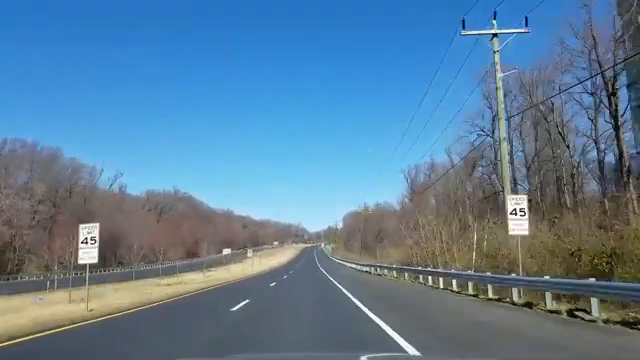
#> input picture frame 89 of videos/Lane Detection Test Video 01.mp4, 640 x 360 px
$ python laneDetection.py
#> lines starting #> are read from the running program, lines starting #| are printed output that depends on the picture; after the words box and inside, x2 and y2 are one past the last pixel; in counts of white or black regions, pixels touching at a corner belong together
#> further down, frame is the input picture: shape (360, 640, 3); mean B, G, R 152.6, 126.1, 91.6
import cv2 # Import OpenCV library for image and video processing
import numpy as np

# # Open a video file or a camera stream
# cap  = cv2.VideoCapture('videos\Cars, Busy Streets, City Traffic - No Copyright Royalty Free Stock Videos.mp4')

# # Opening a video
# if not cap.isOpened():
#     print("Error: Could not open video.")
#     exit()
# while True:
#     # Capture the video frame by frame
#     '''
#     ret: boolean value, True if the frame is captured correctly, False otherwise.
#     frame: the captured frame from the video stream stored as a numpy array.
#     The frame is a 3D array representing the image in BGR format (Blue, Green, Red).
#     '''
#     ret, frame = cap.read()
#     # if no frame is read, end of the video processing
#     if not ret:
#         print("End of video or error reading frame.")
#         break

#     # Display the frame in a window named 'Video'
#     cv2.imshow('Video Frame', frame)

#     # Wait for 1 ms and check if the 'q' key is pressed to exit the loop
#     if cv2.waitKey(1) & 0xFF == ord('q'):#ASCII of q is 113
#         break

#     '''
#     cv2.waitKey(1): This function waits for a key event for 1 millisecond.
#     If a key is pressed during this time, it returns the ASCII value of the key pressed.
#     If no key is pressed, it returns -1.
#     The bitwise AND operation with 0xFF ensures that only the last 8 bits of the key code are considered.
#     ord('q'): This function returns the ASCII value of the character 'q'.
#     If the 'q' key is pressed, the loop will break and the program will exit.
#     '''

# # Release the video capture object and close all OpenCV windows
# cap.release()
# cv2.destroyAllWindows()
# # The code captures video frames from a file or camera stream and displays them in a window.


# Classical Lane detection

def process_frame(frame):
    #1. Convert to Grayscale as it simplifies processing
    gray = cv2.cvtColor(frame, cv2.COLOR_BGR2GRAY)
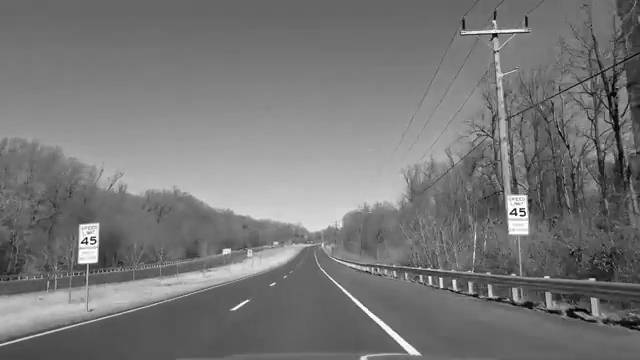
#> gray: shape (360, 640); min 0, max 255, mean 118.9

    #2. Apply Gaussian Blur to reduce noise and improve edge detection
    blur = cv2.GaussianBlur(gray, (5, 5), 0)
    thresh = cv2.threshold(blur, 150, 255, cv2.THRESH_BINARY)[1] # Thresholding to create a binary image
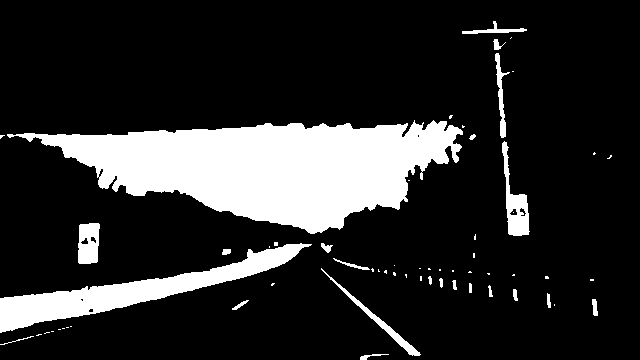
#> thresh: shape (360, 640); 17.1% white; 61 white regions (38 under 20 px), largest, box (x1, y1, x2, y2) and area: (7, 120, 463, 234) 28357, (0, 243, 312, 333) 6864, (502, 141, 530, 236) 1050
    '''
    1) Why gray? --> gray variable represents the grayscale version of the input frame.
    Many image processing tasks (like edge detection) work better on single-channel grayscale images instead of color images (which have three channels: BGR).
    2) Why Gaussian Blur? --> The Gaussian blur is applied to the grayscale image to reduce noise and detail, which helps in better edge detection.
    3) Why (5, 5)? --> The (5, 5) kernel size determines the extent of the blur. A 5x5 kernel means each pixel in the output image is influenced by a 5x5 neighborhood of pixels in the input image.
    4) Why 5x5 specifically? --> Larger kernel sizes produce stronger blurring because they take more neighboring pixels into account.
    Smaller kernels (e.g., 3x3) reduce less noise, while larger ones (e.g., 7x7) may remove details. A 5x5 kernel provides a balance between noise reduction and preserving important edges.
    5) Why 0? (sigmaX) --> The third parameter 0 is the standard deviation in the X and Y directions. If 0 is given, OpenCV automatically calculates an optimal sigma based on the kernel size. A higher sigma results in more blur.
    '''
    # 3) Canny Edge Detection to find edges in the image
    med_val = np.median(blur)
#> med_val = 112
    low = int(max(0, 0.7 * med_val))
#> low = 78
    high = int(min(255, 1.3 * med_val))
#> high = 145
    edges = cv2.Canny(blur, low, high)
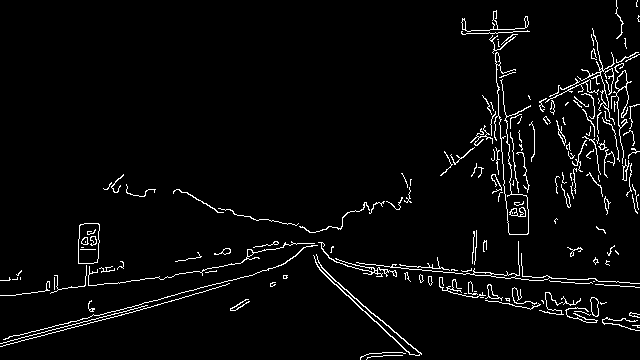
#> edges: shape (360, 640); 3.6% white in thin lines or dots

    '''
    1) Why Canny? --> Canny edge detection is a multi-stage algorithm that detects a wide range of edges in images. It's effective for detecting edges in noisy images.
    2) Why low,high? --> These are the lower and upper thresholds for the hysteresis procedure in Canny. The lower threshold is used to identify strong edges, while the upper threshold is used to identify weak edges. The algorithm will only consider weak edges as part of an edge if they are connected to strong edges.
    3) Why 50? --> A lower threshold of 50 means that any gradient value above 50 will be considered a strong edge. This helps in detecting more edges.
    4) Why 150? --> An upper threshold of 150 means that any gradient value above 150 will be considered a strong edge. This helps in filtering out noise and weak edges.
    5) Why hysteresis? --> Hysteresis is a technique used in edge detection to track edges by suppressing noise and spurious responses. It helps in connecting weak edges to strong edges, ensuring that only significant edges are retained.
    '''
# 4) Define Region of Interest (ROI) --> This is the area of the image where we expect to find lanes. A trapezoidal shape is often used to focus on the road area.
    # Define the vertices of the polygon for the ROI


    mask = np.zeros_like(edges)  # Create a mask with the same dimensions as the edges image
    height, width = edges.shape[:2]
#> height = 360; width = 640

    # Define trapezoidal region of interest
    roi_corners = np.array([[
        (int(0.2 * width), height),              # Bottom-left
        (int(0.4 * width), int(0.6 * height)),  # Top-left
        (int(0.5 * width), int(0.6 * height)),  # Top-right
        (int(0.9 * width), height)               # Bottom-right
    ]], dtype=np.int32)

    cv2.fillPoly(mask, roi_corners, 255)  # Fill the polygon with white color (255)
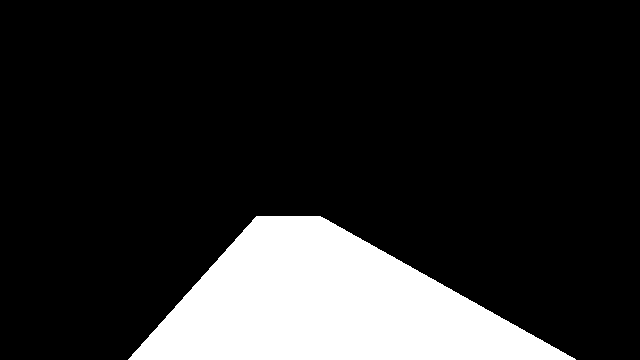
#> mask: shape (360, 640); 16.1% white; 1 white region, box (x1, y1, x2, y2) and area: (128, 216, 576, 360) 36992
    masked_edges = cv2.bitwise_and(edges, mask)  # Apply the mask to the edges image
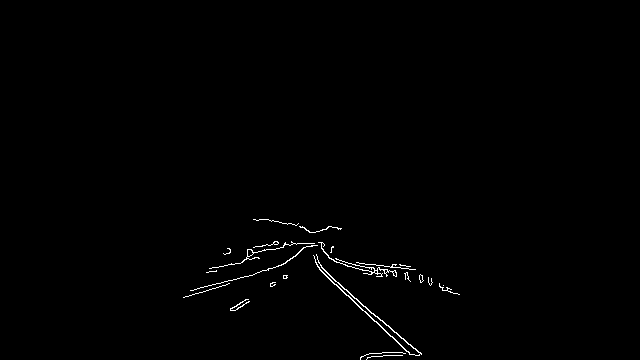
#> masked_edges: shape (360, 640); 0.65% white in thin lines or dots, all inside (x1, y1, x2, y2) = (183, 219, 460, 360)
    '''
    1) Why mask? --> The mask is used to isolate the region of interest (ROI) in the image. By applying the mask, we focus on the area where we expect to find lanes, ignoring other parts of the image.
    2) Why fillPoly? --> The fillPoly function fills the defined polygon (ROI) with a specified color (255 in this case, which is white). This creates a mask that highlights the area of interest.
    3) Why bitwise_and? --> The bitwise_and operation combines the edges image with the mask. It retains only the edges that fall within the defined ROI, effectively filtering out edges outside the ROI.
    '''

# 5. Apply Hough Line Transform to detect lines in the masked edges image
    lines = cv2.HoughLinesP(masked_edges, 1, np.pi / 180, threshold=40, minLineLength=100, maxLineGap=60)
#> lines = [[265, 219, 410, 354], [260, 219, 421, 354], [274, 241, 459, 294], [192, 290, 327, 254], [229, 249, 415, 269], [255, 246, 447, 287], [210, 268, 321, 243], [205, 291, 333, 247], [267, 219, 418, 355], [253, 247, 431, 278]]
    '''
    1) Why Hough Transform? --> The Hough Transform is a technique used to detect lines in images. It works by transforming points in the image space to a parameter space, where lines can be represented as points.
    2) Why HoughLinesP? --> HoughLinesP is a probabilistic version of the Hough Transform that detects line segments rather than full lines. It is more efficient and can handle noise better.
    3) Why 1? --> The first parameter (1) is the distance resolution of the accumulator in pixels. It determines how finely the Hough Transform samples the parameter space.
    4) Why np.pi / 180? --> This is the angle resolution of the accumulator in radians. It converts degrees to radians, allowing the function to work with angles in a more standard way.
    5) Why threshold=50? --> This is the minimum number of votes (intersections in the Hough space) required to detect a line. A higher threshold means fewer lines will be detected, while a lower threshold may detect more lines, including noise.
    6) Why minLineLength=100? --> This is the minimum length of a line segment to be considered valid. Shorter segments will be discarded. It helps in filtering out noise and short lines.
    7) Why maxLineGap=50? --> This is the maximum gap between segments to be considered as a single line. If the gap between two segments is larger than this value, they will be treated as separate lines.

    '''
    # Draw the detected lines on the original frame
    line_image = np.zeros_like(frame)

    if lines is not None:
        for line in lines:
            x1, y1, x2, y2 = line[0]
            cv2.line(line_image, (x1, y1), (x2, y2), (0, 255, 0), 3)  # Draw lines in green color with thickness 5
#> this loop made 10 passes
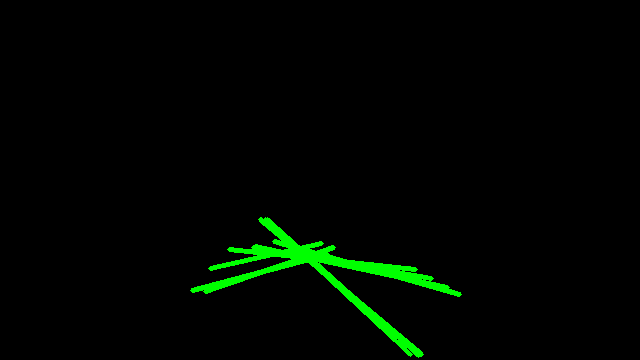
#> line_image: shape (360, 640, 3); mean of channels 0, 1, 2 0, 5.9, 0; drawn as B, G, R
# 6) Combine the original frame with the line image to visualize the detected lanes
    lane_overlay = cv2.addWeighted(frame, 0.8, line_image, 1, 1)  # Blend the images
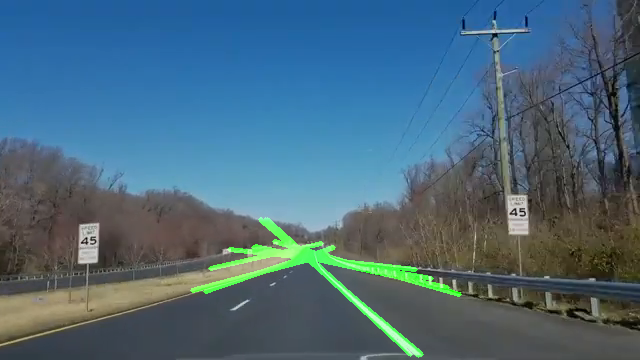
#> lane_overlay: shape (360, 640, 3); mean B, G, R 123.1, 105.2, 74.3
    '''
    1) Why addWeighted? --> The addWeighted function is used to blend two images together. It allows for adjusting the transparency of each image in the blend.
    2) Why frame, 0.8? --> The first image (frame) is the original video frame, and 0.8 is its weight in the blend. This means the original frame will be slightly visible.
    3) Why line_image, 1? --> The second image (line_image) is the image with detected lines, and 1 is its weight in the blend. This means the lines will be more prominent in the final output.
    4) Why 1? --> The last parameter is a scalar added to each sum. It can be used to adjust brightness, but in this case, it's set to 1 for simplicity.
    '''
    return lane_overlay


# Open a video file or a camera stream

cap  = cv2.VideoCapture('videos\Lane Detection Test Video 01.mp4')

# Opening a video
if not cap.isOpened():
    print("Error: Could not open video.")
    exit()
while True:
    # Capture the video frame by frame
    '''
    ret: boolean value, True if the frame is captured correctly, False otherwise.
    frame: the captured frame from the video stream stored as a numpy array.
    The frame is a 3D array representing the image in BGR format (Blue, Green, Red).
    '''
    ret, frame = cap.read()
    # if no frame is read, end of the video processing
    if not ret:
        print("End of video or error reading frame.")
        break

    # Process the frame to detect lanes
    processed_frame = process_frame(frame)

    # Display the processed frame in a window named 'Lane Detection'
    cv2.imshow('Lane Detection', processed_frame)

    # Wait for 1 ms and check if the 'q' key is pressed to exit the loop
    if cv2.waitKey(1) & 0xFF == ord('q'):#ASCII of q is 113
#> (key q is pressed here)
        break

# Release the video capture object and close all OpenCV windows
cap.release()
cv2.destroyAllWindows()
# The code captures video frames from a file or camera stream, processes each frame to detect lanes using image processing techniques, and displays the processed frames in a window.

$ run again, starting later in the video
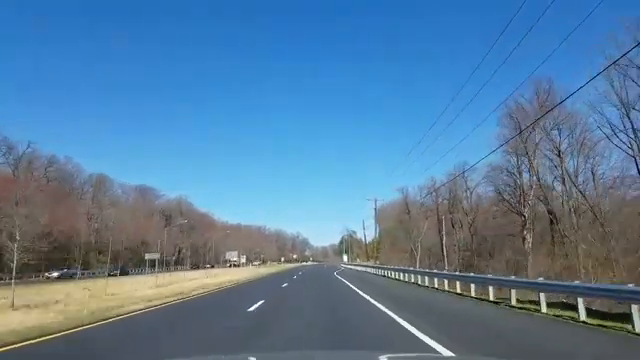
#> input picture frame 400 of videos/Lane Detection Test Video 01.mp4, 640 x 360 px
#> frame is the input picture: shape (360, 640, 3); mean B, G, R 157, 124.8, 86.9
#> in process_frame, `thresh = cv2.threshold(blur, 150, 255, cv2.THRESH_BINARY)[1]`:
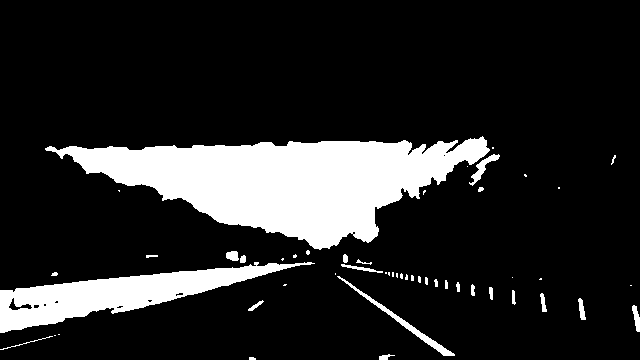
#> thresh: shape (360, 640); 15.4% white; 51 white regions (25 under 20 px), largest, box (x1, y1, x2, y2) and area: (45, 136, 490, 250) 25384, (0, 262, 315, 333) 7957, (337, 276, 455, 356) 653
#> med_val = 111
#> low = 77
#> high = 144
#> edges: shape (360, 640); 2.9% white in thin lines or dots, all inside (x1, y1, x2, y2) = (0, 42, 640, 360)
#> mask: shape (360, 640); 16.1% white; 1 white region, box (x1, y1, x2, y2) and area: (128, 216, 576, 360) 36992
#> masked_edges: shape (360, 640); 0.75% white in thin lines or dots, all inside (x1, y1, x2, y2) = (179, 225, 466, 360)
#> lines = [[270, 228, 445, 355], [274, 230, 453, 355], [184, 301, 367, 242], [293, 255, 445, 288], [275, 229, 452, 353], [219, 259, 413, 269], [183, 297, 345, 254], [278, 229, 465, 297], [210, 268, 378, 259], [265, 225, 444, 355], [254, 225, 464, 297], [293, 257, 427, 276]]
#> the loop in process_frame, `for line in lines:` made 12 passes
#> in process_frame, `lane_overlay = cv2.addWeighted(frame, 0.8, line_image, 1, 1)`:
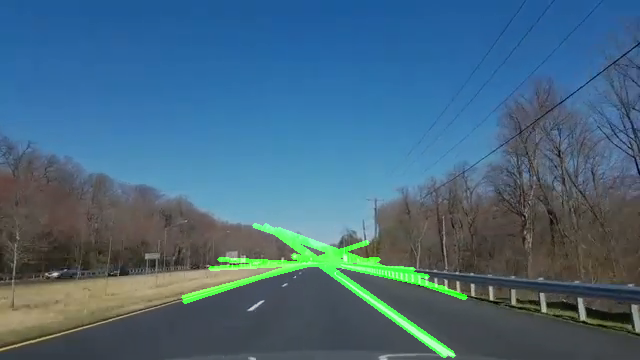
#> lane_overlay: shape (360, 640, 3); mean B, G, R 126.6, 104.8, 70.5

$ run again, starting later in the video
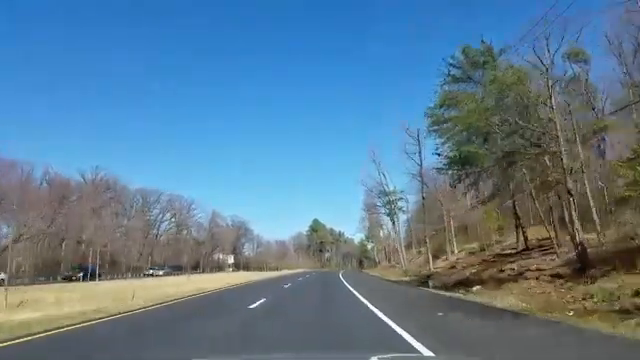
#> input picture frame 712 of videos/Lane Detection Test Video 01.mp4, 640 x 360 px
#> frame is the input picture: shape (360, 640, 3); mean B, G, R 147, 124.1, 92.4
#> in process_frame, `thresh = cv2.threshold(blur, 150, 255, cv2.THRESH_BINARY)[1]`:
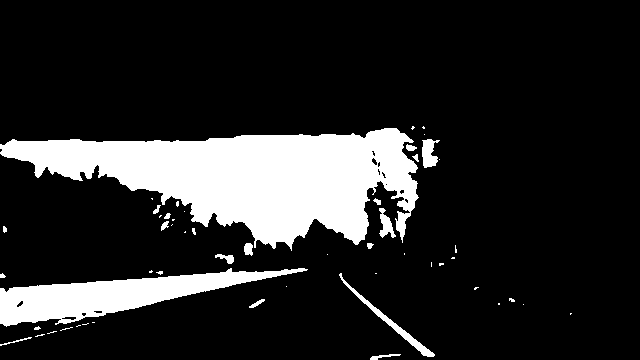
#> thresh: shape (360, 640); 16% white; 53 white regions (33 under 20 px), largest, box (x1, y1, x2, y2) and area: (0, 128, 419, 251) 27338, (0, 268, 308, 327) 7316, (339, 273, 435, 357) 642
#> med_val = 112
#> low = 78
#> high = 145
#> edges: shape (360, 640); 2.9% white in thin lines or dots, all inside (x1, y1, x2, y2) = (0, 38, 640, 360)
#> mask: shape (360, 640); 16.1% white; 1 white region, box (x1, y1, x2, y2) and area: (128, 216, 576, 360) 36992
#> masked_edges: shape (360, 640); 0.63% white in thin lines or dots, all inside (x1, y1, x2, y2) = (180, 218, 471, 360)
#> lines = [[185, 295, 296, 272], [291, 236, 433, 355], [291, 237, 408, 342], [206, 273, 401, 263], [298, 232, 407, 341], [313, 219, 464, 299], [302, 232, 424, 354]]
#> the loop in process_frame, `for line in lines:` made 7 passes
#> in process_frame, `lane_overlay = cv2.addWeighted(frame, 0.8, line_image, 1, 1)`:
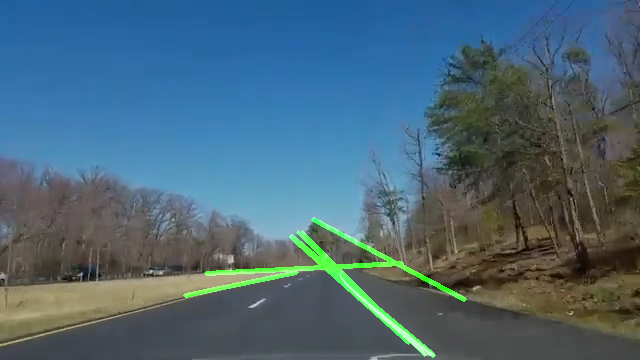
#> lane_overlay: shape (360, 640, 3); mean B, G, R 118.6, 102.9, 74.9
